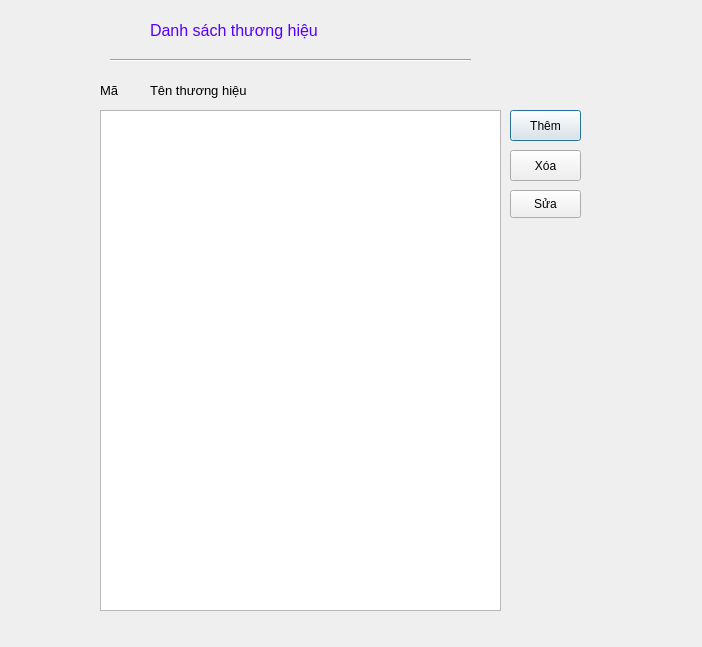
<?xml version="1.0" encoding="UTF-8"?>
<ui version="4.0">
 <class>brandDialog</class>
 <widget class="QDialog" name="brandDialog">
  <property name="geometry">
   <rect>
    <x>0</x>
    <y>0</y>
    <width>702</width>
    <height>647</height>
   </rect>
  </property>
  <property name="windowTitle">
   <string>Dialog</string>
  </property>
  <widget class="QPushButton" name="add">
   <property name="geometry">
    <rect>
     <x>510</x>
     <y>110</y>
     <width>71</width>
     <height>31</height>
    </rect>
   </property>
   <property name="text">
    <string>Thêm</string>
   </property>
  </widget>
  <widget class="Line" name="line">
   <property name="geometry">
    <rect>
     <x>110</x>
     <y>40</y>
     <width>361</width>
     <height>41</height>
    </rect>
   </property>
   <property name="orientation">
    <enum>Qt::Horizontal</enum>
   </property>
  </widget>
  <widget class="QLabel" name="label">
   <property name="geometry">
    <rect>
     <x>150</x>
     <y>10</y>
     <width>391</width>
     <height>41</height>
    </rect>
   </property>
   <property name="styleSheet">
    <string notr="true">color: rgb(85, 0, 255);

</string>
   </property>
   <property name="text">
    <string>&lt;html&gt;&lt;head/&gt;&lt;body&gt;&lt;p&gt;&lt;span style=&quot; font-size:12pt;&quot;&gt;Danh sách thương hiệu&lt;/span&gt;&lt;/p&gt;&lt;/body&gt;&lt;/html&gt;</string>
   </property>
  </widget>
  <widget class="QListWidget" name="table">
   <property name="geometry">
    <rect>
     <x>100</x>
     <y>110</y>
     <width>401</width>
     <height>501</height>
    </rect>
   </property>
  </widget>
  <widget class="QLabel" name="label_2">
   <property name="geometry">
    <rect>
     <x>150</x>
     <y>80</y>
     <width>141</width>
     <height>21</height>
    </rect>
   </property>
   <property name="text">
    <string>&lt;html&gt;&lt;head/&gt;&lt;body&gt;&lt;p&gt;&lt;span style=&quot; font-size:10pt;&quot;&gt;Tên thương hiệu&lt;/span&gt;&lt;/p&gt;&lt;/body&gt;&lt;/html&gt;</string>
   </property>
  </widget>
  <widget class="QLabel" name="label_3">
   <property name="geometry">
    <rect>
     <x>100</x>
     <y>80</y>
     <width>41</width>
     <height>21</height>
    </rect>
   </property>
   <property name="text">
    <string>&lt;html&gt;&lt;head/&gt;&lt;body&gt;&lt;p&gt;&lt;span style=&quot; font-size:10pt;&quot;&gt;Mã&lt;/span&gt;&lt;/p&gt;&lt;/body&gt;&lt;/html&gt;</string>
   </property>
  </widget>
  <widget class="QPushButton" name="remove">
   <property name="geometry">
    <rect>
     <x>510</x>
     <y>150</y>
     <width>71</width>
     <height>31</height>
    </rect>
   </property>
   <property name="text">
    <string>Xóa</string>
   </property>
  </widget>
  <widget class="QPushButton" name="edit">
   <property name="geometry">
    <rect>
     <x>510</x>
     <y>190</y>
     <width>71</width>
     <height>28</height>
    </rect>
   </property>
   <property name="text">
    <string>Sửa</string>
   </property>
  </widget>
 </widget>
 <resources/>
 <connections/>
</ui>
